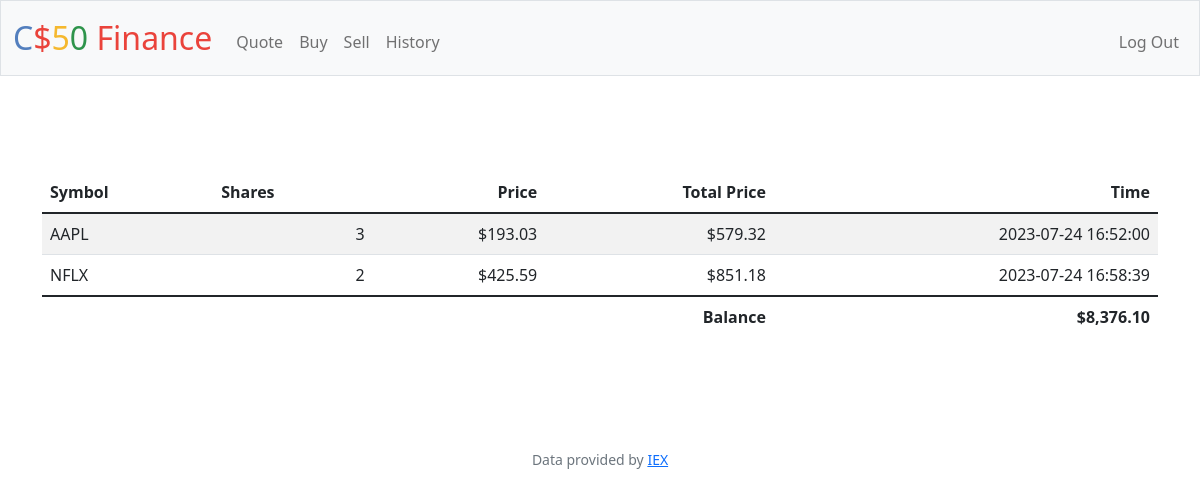
Screenshot of / (signed in) with the database file from the repository.
### tables this page shows
CREATE TABLE "purchases" ('id' INTEGER PRIMARY KEY AUTOINCREMENT NOT NULL, 'user_id' INTEGER, 'symbol' TEXT, 'shares' INTEGER, 'price' REAL, 'time' DATETIME);

### app.py (the view)
@app.route("/")
@login_required
def index():
    user_id = session["user_id"]
    user_info = db.execute("SELECT cash FROM users WHERE id = ?", user_id)
    cash_balance = user_info[0]["cash"]
    stocks = db.execute(
        """
        SELECT symbol, SUM(shares) AS shares , price, SUM(shares * price) AS total, time FROM purchases
        WHERE user_id = ?
        GROUP BY symbol
        HAVING shares > 0

    """,
        user_id,
    )
    return render_template("index.html", database=stocks, cash=usd(cash_balance))

### app.py (called while the page is built)
@app.after_request
def after_request(response):
    response.headers["Cache-Control"] = "no-cache, no-store, must-revalidate"
    response.headers["Expires"] = 0
    response.headers["Pragma"] = "no-cache"
    return response

### helpers.py (called while the page is built)
def login_required(f):
    @wraps(f)
    def decorated_function(*args, **kwargs):
        if session.get("user_id") is None:
            return redirect("/login")
        return f(*args, **kwargs)
    return decorated_function

def usd(value):
    return f"${value:,.2f}"

### templates/index.html (shortened to what this page needs)
{% extends "layout.html" %}
{% block main %}
<main class="container py-5 text-center">
    <table class="table table-striped">
        <thead>
            <tr>
                <th class="text-start">Symbol</th>
                <th class="text-start">Shares</th>
                <th class="text-end">Price</th>
                <th class="text-end">Total Price</th>
                <th class="text-end">Time</th>
            </tr>
        </thead>
       <tbody>
        {% for row in database %}
                <tr>
                    <td class="text-start">{{row["symbol"]}}</td>
                    <td class="text-end">{{row["shares"]}}</td>
                    <td class="text-end">{{row["price"] | usd}}</td>
                    <td class="text-end">{{row["total"]|round(2) | usd}}</td>
                    <td class="text-end">{{row["time"]}}</td>
                </tr>
        {%endfor%}
        </tbody>
        <tfoot>
            <tr>
                <td class="border-0 fw-bold text-end" colspan="4">Balance</td>
                <td class="border-0 fw-bold text-end" olspan="4">{{cash}}</td>
            </tr>
        </tfoot>
    </table>
        </main>
{% endblock %}

### rows the page displays
purchases: symbol "AAPL", shares "3", price "$193.03", total "$579.32", time "2023-07-24 16:52:00"
purchases: symbol "NFLX", shares "2", price "$425.59", total "$851.18", time "2023-07-24 16:58:39"

### other values shown
{{ cash }} "$8,376.10"
